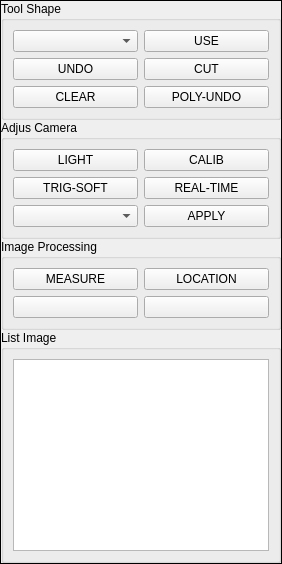
           <widget class="QFrame" name="frame_6">
            <property name="sizePolicy">
             <sizepolicy hsizetype="Preferred" vsizetype="Preferred">
              <horstretch>0</horstretch>
              <verstretch>0</verstretch>
             </sizepolicy>
            </property>
            <property name="maximumSize">
             <size>
              <width>16777215</width>
              <height>16777215</height>
             </size>
            </property>
            <property name="frameShape">
             <enum>QFrame::Box</enum>
            </property>
            <property name="frameShadow">
             <enum>QFrame::Plain</enum>
            </property>
            <layout class="QVBoxLayout" name="verticalLayout">
             <property name="spacing">
              <number>0</number>
             </property>
             <property name="leftMargin">
              <number>0</number>
             </property>
             <property name="topMargin">
              <number>0</number>
             </property>
             <property name="rightMargin">
              <number>0</number>
             </property>
             <property name="bottomMargin">
              <number>0</number>
             </property>
             <item>
              <widget class="QGroupBox" name="groupBox_2">
               <property name="palette">
                <palette>
                 <active>
                  <colorrole role="WindowText">
                   <brush brushstyle="SolidPattern">
                    <color alpha="255">
                     <red>0</red>
                     <green>0</green>
                     <blue>0</blue>
                    </color>
                   </brush>
                  </colorrole>
                  <colorrole role="Button">
                   <brush brushstyle="SolidPattern">
                    <color alpha="255">
                     <red>255</red>
                     <green>255</green>
                     <blue>255</blue>
                    </color>
                   </brush>
                  </colorrole>
                  <colorrole role="Light">
                   <brush brushstyle="SolidPattern">
                    <color alpha="255">
                     <red>255</red>
                     <green>255</green>
                     <blue>255</blue>
                    </color>
                   </brush>
                  </colorrole>
                  <colorrole role="Midlight">
                   <brush brushstyle="SolidPattern">
                    <color alpha="255">
                     <red>255</red>
                     <green>255</green>
                     <blue>255</blue>
                    </color>
                   </brush>
                  </colorrole>
                  <colorrole role="Dark">
                   <brush brushstyle="SolidPattern">
                    <color alpha="255">
                     <red>127</red>
                     <green>127</green>
                     <blue>127</blue>
                    </color>
                   </brush>
                  </colorrole>
                  <colorrole role="Mid">
                   <brush brushstyle="SolidPattern">
                    <color alpha="255">
                     <red>170</red>
                     <green>170</green>
                     <blue>170</blue>
                    </color>
                   </brush>
                  </colorrole>
                  <colorrole role="Text">
                   <brush brushstyle="SolidPattern">
                    <color alpha="255">
                     <red>0</red>
                     <green>0</green>
                     <blue>0</blue>
                    </color>
                   </brush>
                  </colorrole>
                  <colorrole role="BrightText">
                   <brush brushstyle="SolidPattern">
                    <color alpha="255">
                     <red>255</red>
                     <green>255</green>
                     <blue>255</blue>
                    </color>
                   </brush>
                  </colorrole>
                  <colorrole role="ButtonText">
                   <brush brushstyle="SolidPattern">
                    <color alpha="255">
                     <red>0</red>
                     <green>0</green>
                     <blue>0</blue>
                    </color>
                   </brush>
                  </colorrole>
                  <colorrole role="Base">
                   <brush brushstyle="SolidPattern">
                    <color alpha="255">
                     <red>255</red>
                     <green>255</green>
                     <blue>255</blue>
                    </color>
                   </brush>
                  </colorrole>
                  <colorrole role="Window">
                   <brush brushstyle="SolidPattern">
                    <color alpha="255">
                     <red>255</red>
                     <green>255</green>
                     <blue>255</blue>
                    </color>
                   </brush>
                  </colorrole>
                  <colorrole role="Shadow">
                   <brush brushstyle="SolidPattern">
                    <color alpha="255">
                     <red>0</red>
                     <green>0</green>
                     <blue>0</blue>
                    </color>
                   </brush>
                  </colorrole>
                  <colorrole role="AlternateBase">
                   <brush brushstyle="SolidPattern">
                    <color alpha="255">
                     <red>255</red>
                     <green>255</green>
                     <blue>255</blue>
                    </color>
                   </brush>
                  </colorrole>
                  <colorrole role="ToolTipBase">
                   <brush brushstyle="SolidPattern">
                    <color alpha="255">
                     <red>255</red>
                     <green>255</green>
                     <blue>220</blue>
                    </color>
                   </brush>
                  </colorrole>
                  <colorrole role="ToolTipText">
                   <brush brushstyle="SolidPattern">
                    <color alpha="255">
                     <red>0</red>
                     <green>0</green>
                     <blue>0</blue>
                    </color>
                   </brush>
                  </colorrole>
                  <colorrole role="PlaceholderText">
                   <brush brushstyle="SolidPattern">
                    <color alpha="128">
                     <red>0</red>
                     <green>0</green>
                     <blue>0</blue>
                    </color>
                   </brush>
                  </colorrole>
                 </active>
                 <inactive>
                  <colorrole role="WindowText">
                   <brush brushstyle="SolidPattern">
                    <color alpha="255">
                     <red>0</red>
                     <green>0</green>
                     <blue>0</blue>
                    </color>
                   </brush>
                  </colorrole>
                  <colorrole role="Button">
                   <brush brushstyle="SolidPattern">
                    <color alpha="255">
                     <red>255</red>
                     <green>255</green>
                     <blue>255</blue>
                    </color>
                   </brush>
                  </colorrole>
                  <colorrole role="Light">
                   <brush brushstyle="SolidPattern">
                    <color alpha="255">
                     <red>255</red>
                     <green>255</green>
                     <blue>255</blue>
                    </color>
                   </brush>
                  </colorrole>
                  <colorrole role="Midlight">
                   <brush brushstyle="SolidPattern">
                    <color alpha="255">
                     <red>255</red>
                     <green>255</green>
                     <blue>255</blue>
                    </color>
                   </brush>
                  </colorrole>
                  <colorrole role="Dark">
                   <brush brushstyle="SolidPattern">
                    <color alpha="255">
                     <red>127</red>
                     <green>127</green>
                     <blue>127</blue>
                    </color>
                   </brush>
                  </colorrole>
                  <colorrole role="Mid">
                   <brush brushstyle="SolidPattern">
                    <color alpha="255">
                     <red>170</red>
                     <green>170</green>
                     <blue>170</blue>
                    </color>
                   </brush>
                  </colorrole>
                  <colorrole role="Text">
                   <brush brushstyle="SolidPattern">
                    <color alpha="255">
                     <red>0</red>
                     <green>0</green>
                     <blue>0</blue>
                    </color>
                   </brush>
                  </colorrole>
                  <colorrole role="BrightText">
                   <brush brushstyle="SolidPattern">
                    <color alpha="255">
                     <red>255</red>
                     <green>255</green>
                     <blue>255</blue>
                    </color>
                   </brush>
                  </colorrole>
                  <colorrole role="ButtonText">
                   <brush brushstyle="SolidPattern">
                    <color alpha="255">
                     <red>0</red>
                     <green>0</green>
                     <blue>0</blue>
                    </color>
                   </brush>
                  </colorrole>
                  <colorrole role="Base">
                   <brush brushstyle="SolidPattern">
                    <color alpha="255">
                     <red>255</red>
                     <green>255</green>
                     <blue>255</blue>
                    </color>
                   </brush>
                  </colorrole>
                  <colorrole role="Window">
                   <brush brushstyle="SolidPattern">
                    <color alpha="255">
                     <red>255</red>
                     <green>255</green>
                     <blue>255</blue>
                    </color>
                   </brush>
                  </colorrole>
                  <colorrole role="Shadow">
                   <brush brushstyle="SolidPattern">
                    <color alpha="255">
                     <red>0</red>
                     <green>0</green>
                     <blue>0</blue>
                    </color>
                   </brush>
                  </colorrole>
                  <colorrole role="AlternateBase">
                   <brush brushstyle="SolidPattern">
                    <color alpha="255">
                     <red>255</red>
                     <green>255</green>
                     <blue>255</blue>
                    </color>
                   </brush>
                  </colorrole>
                  <colorrole role="ToolTipBase">
                   <brush brushstyle="SolidPattern">
                    <color alpha="255">
                     <red>255</red>
                     <green>255</green>
                     <blue>220</blue>
                    </color>
                   </brush>
                  </colorrole>
                  <colorrole role="ToolTipText">
                   <brush brushstyle="SolidPattern">
                    <color alpha="255">
                     <red>0</red>
                     <green>0</green>
                     <blue>0</blue>
                    </color>
                   </brush>
                  </colorrole>
                  <colorrole role="PlaceholderText">
                   <brush brushstyle="SolidPattern">
                    <color alpha="128">
                     <red>0</red>
                     <green>0</green>
                     <blue>0</blue>
                    </color>
                   </brush>
                  </colorrole>
                 </inactive>
                 <disabled>
                  <colorrole role="WindowText">
                   <brush brushstyle="SolidPattern">
                    <color alpha="255">
                     <red>127</red>
                     <green>127</green>
                     <blue>127</blue>
                    </color>
                   </brush>
                  </colorrole>
                  <colorrole role="Button">
                   <brush brushstyle="SolidPattern">
                    <color alpha="255">
                     <red>255</red>
                     <green>255</green>
                     <blue>255</blue>
                    </color>
                   </brush>
                  </colorrole>
                  <colorrole role="Light">
                   <brush brushstyle="SolidPattern">
                    <color alpha="255">
                     <red>255</red>
                     <green>255</green>
                     <blue>255</blue>
                    </color>
                   </brush>
                  </colorrole>
                  <colorrole role="Midlight">
                   <brush brushstyle="SolidPattern">
                    <color alpha="255">
                     <red>255</red>
                     <green>255</green>
                     <blue>255</blue>
                    </color>
                   </brush>
                  </colorrole>
                  <colorrole role="Dark">
                   <brush brushstyle="SolidPattern">
                    <color alpha="255">
                     <red>127</red>
                     <green>127</green>
                     <blue>127</blue>
                    </color>
                   </brush>
                  </colorrole>
                  <colorrole role="Mid">
                   <brush brushstyle="SolidPattern">
                    <color alpha="255">
                     <red>170</red>
                     <green>170</green>
                     <blue>170</blue>
                    </color>
                   </brush>
                  </colorrole>
                  <colorrole role="Text">
                   <brush brushstyle="SolidPattern">
                    <color alpha="255">
                     <red>127</red>
                     <green>127</green>
                     <blue>127</blue>
                    </color>
                   </brush>
                  </colorrole>
                  <colorrole role="BrightText">
                   <brush brushstyle="SolidPattern">
                    <color alpha="255">
                     <red>255</red>
                     <green>255</green>
                     <blue>255</blue>
                    </color>
                   </brush>
                  </colorrole>
                  <colorrole role="ButtonText">
                   <brush brushstyle="SolidPattern">
                    <color alpha="255">
                     <red>127</red>
                     <green>127</green>
                     <blue>127</blue>
                    </color>
                   </brush>
                  </colorrole>
                  <colorrole role="Base">
                   <brush brushstyle="SolidPattern">
                    <color alpha="255">
                     <red>255</red>
                     <green>255</green>
                     <blue>255</blue>
                    </color>
                   </brush>
                  </colorrole>
                  <colorrole role="Window">
                   <brush brushstyle="SolidPattern">
                    <color alpha="255">
                     <red>255</red>
                     <green>255</green>
                     <blue>255</blue>
                    </color>
                   </brush>
                  </colorrole>
                  <colorrole role="Shadow">
                   <brush brushstyle="SolidPattern">
                    <color alpha="255">
                     <red>0</red>
                     <green>0</green>
                     <blue>0</blue>
                    </color>
                   </brush>
                  </colorrole>
                  <colorrole role="AlternateBase">
                   <brush brushstyle="SolidPattern">
                    <color alpha="255">
                     <red>255</red>
                     <green>255</green>
                     <blue>255</blue>
                    </color>
                   </brush>
                  </colorrole>
                  <colorrole role="ToolTipBase">
                   <brush brushstyle="SolidPattern">
                    <color alpha="255">
                     <red>255</red>
                     <green>255</green>
                     <blue>220</blue>
                    </color>
                   </brush>
                  </colorrole>
                  <colorrole role="ToolTipText">
                   <brush brushstyle="SolidPattern">
                    <color alpha="255">
                     <red>0</red>
                     <green>0</green>
                     <blue>0</blue>
                    </color>
                   </brush>
                  </colorrole>
                  <colorrole role="PlaceholderText">
                   <brush brushstyle="SolidPattern">
                    <color alpha="128">
                     <red>0</red>
                     <green>0</green>
                     <blue>0</blue>
                    </color>
                   </brush>
                  </colorrole>
                 </disabled>
                </palette>
               </property>
               <property name="font">
                <font>
                 <weight>50</weight>
                 <bold>false</bold>
                 <underline>false</underline>
                 <strikeout>false</strikeout>
                 <stylestrategy>PreferDefault</stylestrategy>
                 <kerning>true</kerning>
                </font>
               </property>
               <property name="mouseTracking">
                <bool>false</bool>
               </property>
               <property name="tabletTracking">
                <bool>false</bool>
               </property>
               <property name="styleSheet">
                <string notr="true">border-color: rgb(0, 0, 0);
</string>
               </property>
               <property name="title">
                <string>Tool Shape</string>
               </property>
               <layout class="QGridLayout" name="gridLayout">
                <item row="0" column="0">
                 <widget class="QComboBox" name="btn_cbb1">
                  <property name="minimumSize">
                   <size>
                    <width>0</width>
                    <height>0</height>
                   </size>
                  </property>
                  <property name="maximumSize">
                   <size>
                    <width>16777215</width>
                    <height>16777215</height>
                   </size>
                  </property>
                 </widget>
                </item>
                <item row="0" column="1">
                 <widget class="QPushButton" name="btn_use">
                  <property name="minimumSize">
                   <size>
                    <width>0</width>
                    <height>0</height>
                   </size>
                  </property>
                  <property name="maximumSize">
                   <size>
                    <width>16777215</width>
                    <height>16777215</height>
                   </size>
                  </property>
                  <property name="text">
                   <string>USE</string>
                  </property>
                 </widget>
                </item>
                <item row="1" column="0">
                 <widget class="QPushButton" name="btn_undo">
                  <property name="minimumSize">
                   <size>
                    <width>0</width>
                    <height>0</height>
                   </size>
                  </property>
                  <property name="maximumSize">
                   <size>
                    <width>16777215</width>
                    <height>16777215</height>
                   </size>
                  </property>
                  <property name="text">
                   <string>UNDO</string>
                  </property>
                 </widget>
                </item>
                <item row="3" column="0">
                 <widget class="QPushButton" name="btn_clear">
                  <property name="minimumSize">
                   <size>
                    <width>0</width>
                    <height>0</height>
                   </size>
                  </property>
                  <property name="maximumSize">
                   <size>
                    <width>16777215</width>
                    <height>16777215</height>
                   </size>
                  </property>
                  <property name="text">
                   <string>CLEAR</string>
                  </property>
                 </widget>
                </item>
                <item row="1" column="1">
                 <widget class="QPushButton" name="btn_cut">
                  <property name="minimumSize">
                   <size>
                    <width>0</width>
                    <height>0</height>
                   </size>
                  </property>
                  <property name="maximumSize">
                   <size>
                    <width>16777215</width>
                    <height>16777215</height>
                   </size>
                  </property>
                  <property name="text">
                   <string>CUT</string>
                  </property>
                 </widget>
                </item>
                <item row="3" column="1">
                 <widget class="QPushButton" name="btn_polyundo">
                  <property name="minimumSize">
                   <size>
                    <width>0</width>
                    <height>0</height>
                   </size>
                  </property>
                  <property name="maximumSize">
                   <size>
                    <width>16777215</width>
                    <height>16777215</height>
                   </size>
                  </property>
                  <property name="text">
                   <string>POLY-UNDO</string>
                  </property>
                 </widget>
                </item>
               </layout>
              </widget>
             </item>
             <item>
              <widget class="QGroupBox" name="groupBox_3">
               <property name="title">
                <string>Adjus Camera</string>
               </property>
               <layout class="QGridLayout" name="gridLayout_2">
                <item row="1" column="0">
                 <widget class="QPushButton" name="btn_trigsoft">
                  <property name="text">
                   <string>TRIG-SOFT</string>
                  </property>
                 </widget>
                </item>
                <item row="0" column="0">
                 <widget class="QPushButton" name="btn_light">
                  <property name="text">
                   <string>LIGHT</string>
                  </property>
                 </widget>
                </item>
                <item row="2" column="1">
                 <widget class="QPushButton" name="btn_apply">
                  <property name="text">
                   <string>APPLY</string>
                  </property>
                 </widget>
                </item>
                <item row="1" column="1">
                 <widget class="QPushButton" name="btn_realtime">
                  <property name="text">
                   <string>REAL-TIME</string>
                  </property>
                 </widget>
                </item>
                <item row="2" column="0">
                 <widget class="QComboBox" name="btn_cbb2"/>
                </item>
                <item row="0" column="1">
                 <widget class="QPushButton" name="btn_calib">
                  <property name="text">
                   <string>CALIB</string>
                  </property>
                 </widget>
                </item>
               </layout>
              </widget>
             </item>
             <item>
              <widget class="QGroupBox" name="groupBox_4">
               <property name="title">
                <string>Image Processing</string>
               </property>
               <layout class="QGridLayout" name="gridLayout_3">
                <item row="0" column="0">
                 <widget class="QPushButton" name="btn_measure">
                  <property name="text">
                   <string>MEASURE</string>
                  </property>
                 </widget>
                </item>
                <item row="0" column="1">
                 <widget class="QPushButton" name="btn_location">
                  <property name="text">
                   <string>LOCATION</string>
                  </property>
                 </widget>
                </item>
                <item row="1" column="0">
                 <widget class="QPushButton" name="pushButton_17">
                  <property name="text">
                   <string/>
                  </property>
                 </widget>
                </item>
                <item row="1" column="1">
                 <widget class="QPushButton" name="pushButton_18">
                  <property name="text">
                   <string/>
                  </property>
                 </widget>
                </item>
               </layout>
              </widget>
             </item>
             <item>
              <widget class="QGroupBox" name="groupBox_5">
               <property name="title">
                <string>List Image</string>
               </property>
               <layout class="QGridLayout" name="gridLayout_4">
                <item row="0" column="0">
                 <widget class="QListWidget" name="lw_1"/>
                </item>
               </layout>
              </widget>
             </item>
            </layout>
           </widget>
